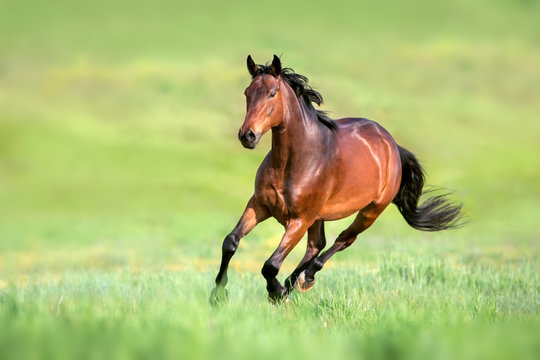
#> input picture data/horse.jpg, 540 x 360 px
$ python circle_draw.py
#> lines starting #> are read from the running program, lines starting #| are printed output that depends on the picture
import cv2


def draw_circle(img):
    """
    draw circle on the image

    Args:
        img: input image
    Returns:
        image with circle drawn
    """
    color = (0, 0, 255)
    org = (300, 195)
    thickness = 5
    radius = 160
    img = cv2.circle(img, org, radius, color, thickness, cv2.LINE_AA)
    return img


def main():
    image_path = "../data/horse.jpg"
    image = cv2.imread(image_path)
#> image is the input picture: shape (360, 540, 3); mean B, G, R 115, 190.9, 174.8
    image = draw_circle(image)
#> in draw_circle, `img = cv2.circle(img, org, radius, color, thickness, cv2.LINE_AA)`:
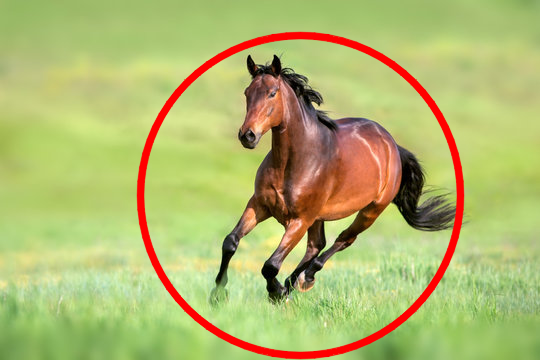
#> img: shape (360, 540, 3); mean B, G, R 110.1, 182.8, 177.5
    cv2.imshow("Image", image)
    cv2.waitKey(0)


if __name__ == "__main__":
    main()
